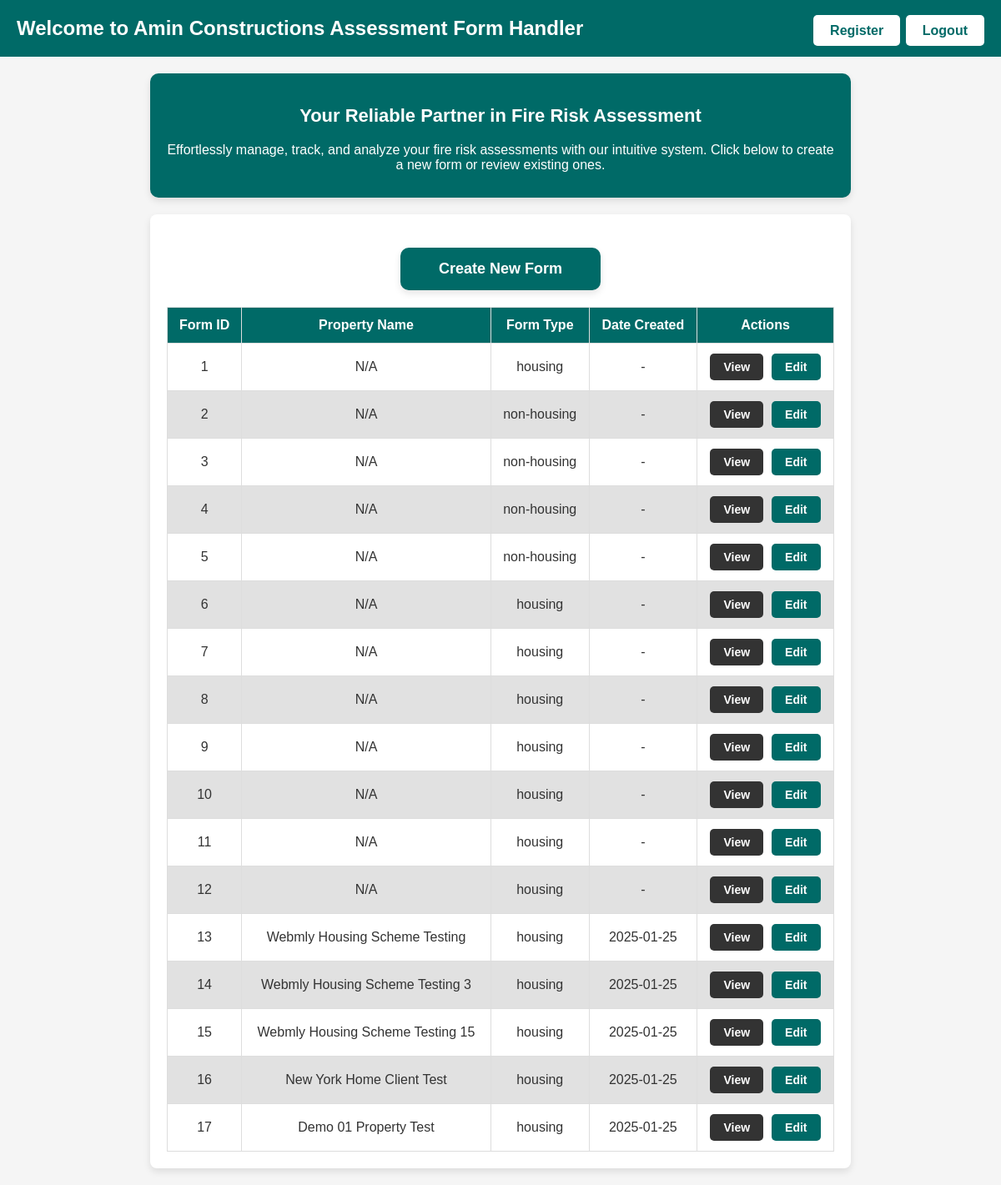
Page / (signed in) on the earlier database version.
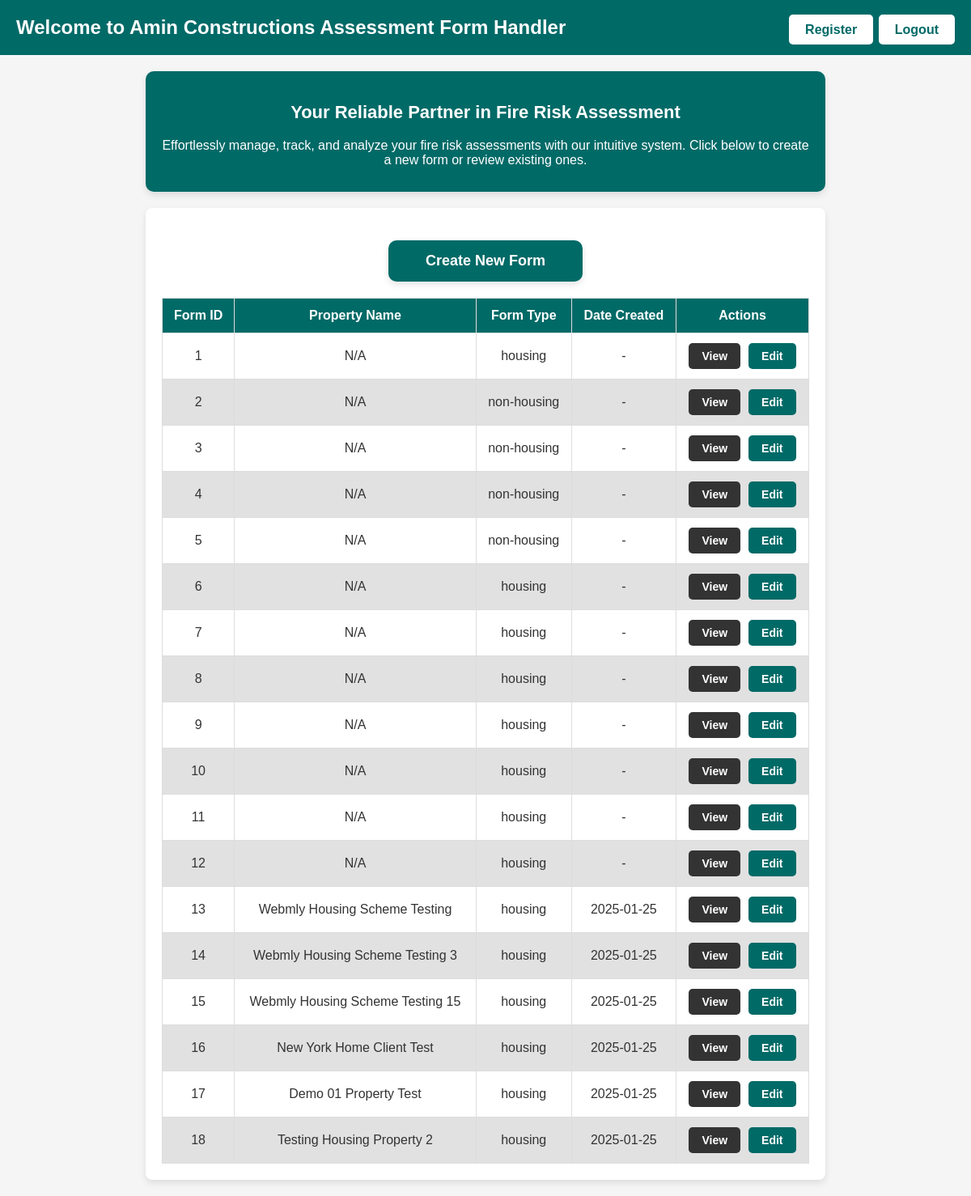
Same page on the later database version.
### POC2/app.py (models this page shows)
class Form(db.Model):
    id = db.Column(db.Integer, primary_key=True)
    form_id = db.Column(db.String(50), unique=True, nullable=False)
    form_type = db.Column(db.String(20), nullable=False)  # new column to store form type
    date_created = db.Column(db.DateTime, nullable=False, default=datetime.utcnow)
    property_name = db.Column(db.String(100), nullable=True)

### POC2/app.py (the view)
@app.route('/')
@login_required
def index():
    forms = Form.query.all()
    return render_template('index.html', forms=forms)

### POC2/app.py (called while the page is built)
def login_required(f):
    @wraps(f)
    def decorated_function(*args, **kwargs):
        if 'user_id' not in session:
            return redirect(url_for('login'))
        return f(*args, **kwargs)
    return decorated_function

### POC2/templates/index.html (shortened to what this page needs)
<!DOCTYPE html>
<html lang="en">
<head>
</head>
<body>
    <header>
        Welcome to Amin Constructions Assessment Form Handler
        <div class="header-buttons">
            {% if session['username'] == 'admin' %}
            <a href="{{ url_for('register') }}" class="logout-button">Register</a>
            {% endif %}
            <a href="{{ url_for('logout') }}" class="logout-button">Logout</a>
        </div>
    </header>
    <div class="welcome-section">
        <h2>Your Reliable Partner in Fire Risk Assessment</h2>
        <p>Effortlessly manage, track, and analyze your fire risk assessments with our intuitive system.
        Click below to create a new form or review existing ones.</p>
    </div>
    <div class="form-list">
        <a href="{{ url_for('create_form') }}" class="create-form">Create New Form</a>
        <table>
            <thead>
                <tr>
                    <th>Form ID</th>
                    <th>Property Name</th>
                    <th>Form Type</th>
                    <th>Date Created</th>
                    <th>Actions</th>
                </tr>
            </thead>
            <tbody>
                {% for form in forms %}
                <tr>
                    <td>{{ form.form_id }}</td>
                    <td>{{ form.property_name or 'N/A' }}</td>
                    <td>{{ form.form_type }}</td>
                    <td>{{ form.date_created.strftime('%Y-%m-%d') if form.date_created else '-' }}</td>
                    <td>
                        <div class="action-buttons">
                            <a href="{{ url_for('view_form', form_id=form.form_id) }}" class="view-button">View</a>
                            <a href="{{ url_for('edit_form', form_id=form.form_id) }}" class="edit-button">Edit</a>
                        </div>
                    </td>
                </tr>
                {% endfor %}
            </tbody>
        </table>
    </div>
</body>
</html>

### POC2/templates/index.html (style rules this page uses)
:root { --dark-text: #333333; --accent-color: #006A67; --light-background: #f5f5f5; --light-hover: #e1e1e1; }
body { font-family: Arial, sans-serif; background-color: var(--light-background); color: var(--dark-text); margin: 0; padding: 0; }
header { display: flex; justify-content: space-between; align-items: center; background-color: var(--accent-color); color: white; padding: 20px; font-size: 24px; font-weight: bold; }
.logout-button { background-color: white; color: var(--accent-color); padding: 10px 20px; font-size: 16px; font-weight: bold; text-decoration: none; border-radius: 5px; transition: background-color 0.3s ease, transform 0.3s ease; }
.welcome-section { background-color: var(--accent-color); color: #ffffff; text-align: center; padding: 20px; margin: 20px auto; max-width: 800px; border-radius: 10px; box-shadow: 0 4px 8px rgba(0, 0, 0, 0.1); }
.welcome-section h2 { font-size: 22px; font-weight: bold; color: #ffffff; }
.welcome-section p { font-size: 16px; margin: 10px 0; color: #ffffff; }
.form-list { max-width: 800px; margin: 20px auto; padding: 20px; background-color: #ffffff; border-radius: 8px; box-shadow: 0 4px 8px rgba(0, 0, 0, 0.1); }
.create-form { display: block; width: 200px; text-align: center; margin: 20px auto; padding: 15px 20px; font-size: 18px; font-weight: bold; background-color: var(--accent-color); color: white; text-decoration: none; border-radius: 10px; transition: background-color 0.3s ease, transform 0.3s ease; box-shadow: 0 4px 8px rgba(0, 0, 0, 0.1); }
table { width: 100%; border-collapse: collapse; margin-top: 20px; }
table th, table td { border: 1px solid #ddd; padding: 12px; text-align: center; font-size: 16px; }
table th { background-color: var(--accent-color); color: white; font-weight: bold; }
table tr { background-color: #ffffff; }
table tr:nth-child(even) { background-color: var(--light-hover); }
.action-buttons { display: flex; justify-content: center; gap: 10px; }
.view-button, .edit-button { text-decoration: none; padding: 8px 16px; font-size: 14px; font-weight: bold; border-radius: 5px; color: white; transition: background-color 0.3s ease, transform 0.3s ease; }
.view-button { background-color: #333333; }
.edit-button { background-color: var(--accent-color); }

Differences in the rows shown:
added Form: form_id "18", property_name "Testing Housing Property 2", form_type "housing", date_created "2025-01-25"
